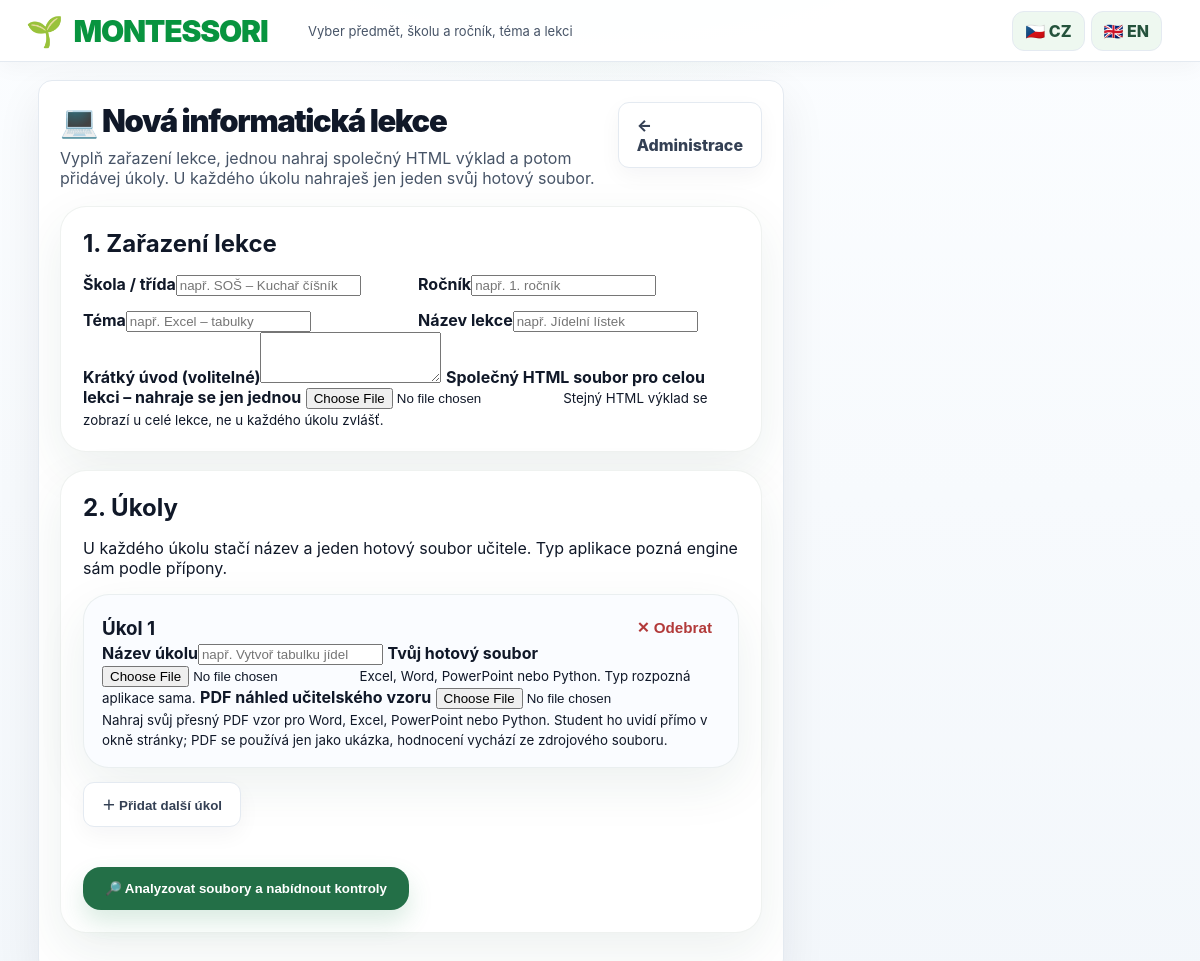
The app's page /teacher/informatics/new (signed in), older data.
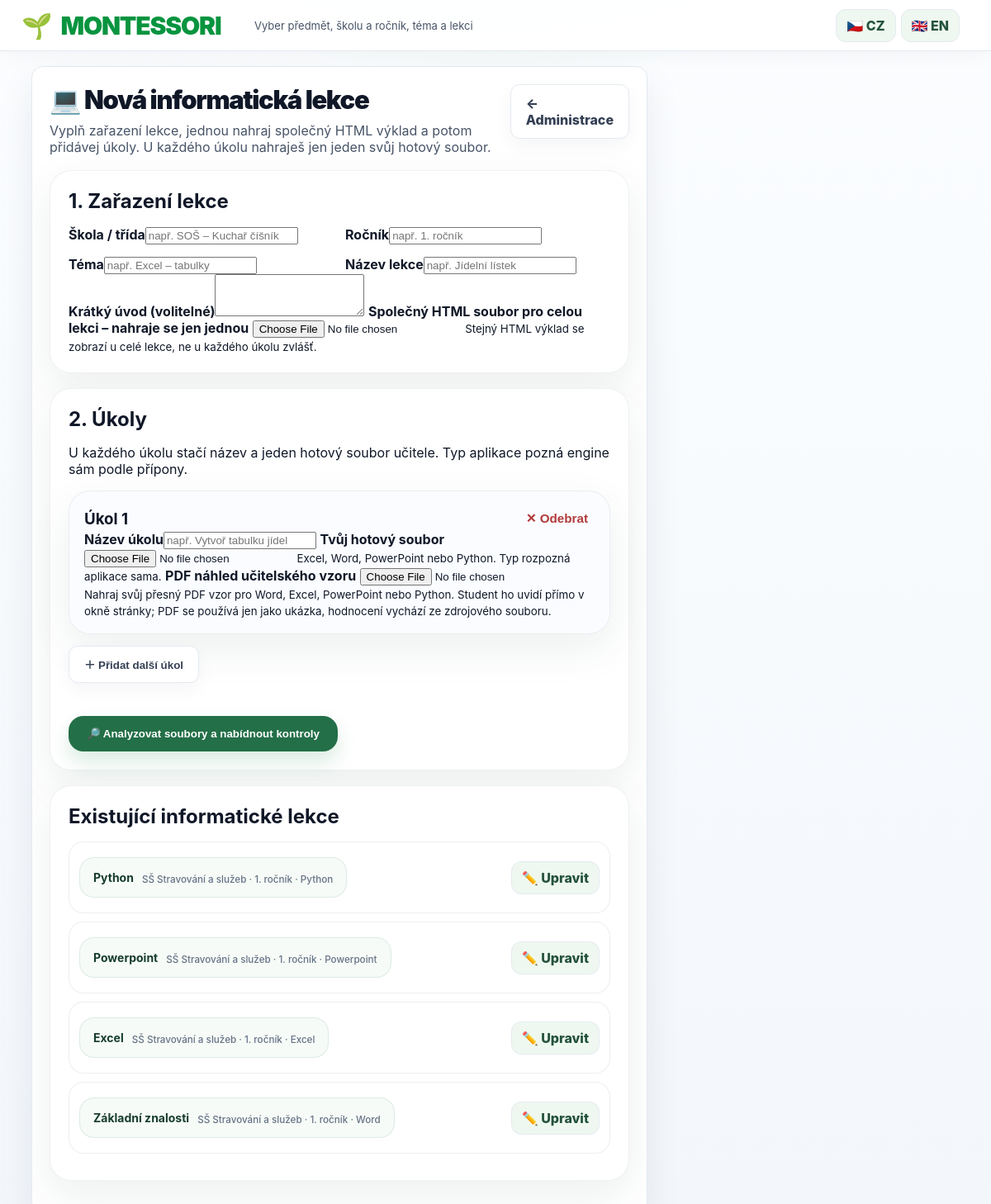
The same page, newer data.
### app.py (models this page shows)
class InformaticsLesson(db.Model):
    id = db.Column(db.Integer, primary_key=True)
    school = db.Column(db.String(160), default='')
    grade_name = db.Column(db.String(120), default='')
    topic = db.Column(db.String(180), default='')
    title = db.Column(db.String(220), nullable=False)
    intro = db.Column(db.Text, default='')
    html_original = db.Column(db.String(255), default='')
    html_stored = db.Column(db.String(255), default='')
    is_published = db.Column(db.Boolean, default=True)
    created_at = db.Column(db.DateTime, default=datetime.utcnow)

### app.py (the view, shortened to what this page needs)
@app.route('/teacher/informatics/new', methods=['GET','POST'])
def new_informatics_lesson():
    r = require_teacher()
    if r: return r
    lessons = InformaticsLesson.query.order_by(InformaticsLesson.created_at.desc()).all()
    return render_template('informatics_new.html', course=course_from_lesson(None), lesson=None, lessons=lessons)

### app.py (called while the page is built)
def current_lang():
    lang = session.get('lang', 'cs')
    return lang if lang in ('cs','en') else 'cs'

def tr(value):
    if value is None: return ''
    return I18N.get(current_lang(), {}).get(str(value), str(value))

def current_user():
    uid = session.get('uid')
    return db.session.get(User, uid) if uid else None

def require_login():
    if not current_user(): return redirect(url_for('login'))

def require_teacher():
    r = require_login()
    if r: return r
    if current_user().role != 'teacher': return redirect(url_for('dashboard'))

def course_from_lesson(lesson):
    if lesson:
        sub = lesson.block.grade.subject
        return {'subject': sub.name, 'grade': lesson.block.grade.name, 'block': lesson.block.title, 'icon': sub.icon}
    return {'subject': 'Montessori', 'grade': '', 'block': '', 'icon': '🌱'}

def _is_render_instance():
    if str(os.getenv('RENDER', '')).lower() in ('1', 'true', 'yes'):
        return True
    if os.getenv('RENDER_SERVICE_ID'):
        return True
    try:
        return '.onrender.com' in (request.host or '').lower()
    except RuntimeError:
        return False

### templates/informatics_new.html (shortened to what this page needs)
{% extends 'base.html' %}
{% block content %}
<div class="layout dashboard-layout"><main class="main-card">
<div class="title-row"><div>
  <h1>💻 Nová informatická lekce</h1>
  <p>Vyplň zařazení lekce, jednou nahraj společný HTML výklad a potom přidávej úkoly. U každého úkolu nahraješ jen jeden svůj hotový soubor.</p>
</div><a class="switch" href="{{url_for('teacher_home')}}">← Administrace</a></div>
<form method="post" enctype="multipart/form-data">
<section class="course-card" style="padding:22px">
<h2>1. Zařazení lekce</h2>
<div style="display:grid;grid-template-columns:repeat(2,minmax(0,1fr));gap:14px">
<label><b>Škola / třída</b><input name="school" required placeholder="např. SOŠ – Kuchař číšník"></label>
<label><b>Ročník</b><input name="grade_name" required placeholder="např. 1. ročník"></label>
<label><b>Téma</b><input name="topic" required placeholder="např. Excel – tabulky"></label>
<label><b>Název lekce</b><input name="title" required placeholder="např. Jídelní lístek"></label>
</div>
<label><b>Krátký úvod (volitelné)</b><textarea name="intro" rows="3"></textarea></label>
<label><b>Společný HTML soubor pro celou lekci – nahraje se jen jednou</b>
<input type="file" name="lesson_html" accept=".html,.htm">
<small>Stejný HTML výklad se zobrazí u celé lekce, ne u každého úkolu zvlášť.</small></label>
</section>
<section class="course-card" style="padding:22px;margin-top:18px">
<h2>2. Úkoly</h2>
<p>U každého úkolu stačí název a jeden hotový soubor učitele. Typ aplikace pozná engine sám podle přípony.</p>
<div id="infTasks"></div>
<button type="button" class="switch" onclick="addInfTask()">＋ Přidat další úkol</button>
<div style="margin-top:22px"><button class="testbtn submit" type="submit">🔎 Analyzovat soubory a nabídnout kontroly</button></div>
</section>
</form>
{% if lessons %}
<section class="course-card" style="padding:22px;margin-top:18px">
<h2>Existující informatické lekce</h2>
{% for l in lessons %}
<div class="teacher-lesson-row">
<a class="lesson-row big" href="{{url_for('informatics_lesson',lesson_id=l.id)}}">
<b>{{l.title}}</b><small>{{l.school}} · {{l.grade_name}} · {{l.topic}}</small>
</a>
<div class="row-actions"><a class="toplink" href="{{url_for('edit_informatics_lesson',lesson_id=l.id)}}">✏️ Upravit</a></div>
</div>
{% endfor %}
</section>
{% endif %}
</main></div>
{% endblock %}

Row changes from the older to the newer data that the page shows:
added InformaticsLesson: title "Python", school "SŠ Stravování a služeb", grade_name "1. ročník", topic "Python"
added InformaticsLesson: title "Powerpoint", school "SŠ Stravování a služeb", grade_name "1. ročník", topic "Powerpoint"
added InformaticsLesson: title "Excel", school "SŠ Stravování a služeb", grade_name "1. ročník", topic "Excel"
added InformaticsLesson: title "Základní znalosti", school "SŠ Stravování a služeb", grade_name "1. ročník", topic "Word"
Text that changed along with them:
text now shown: "Existující informatické lekce"
